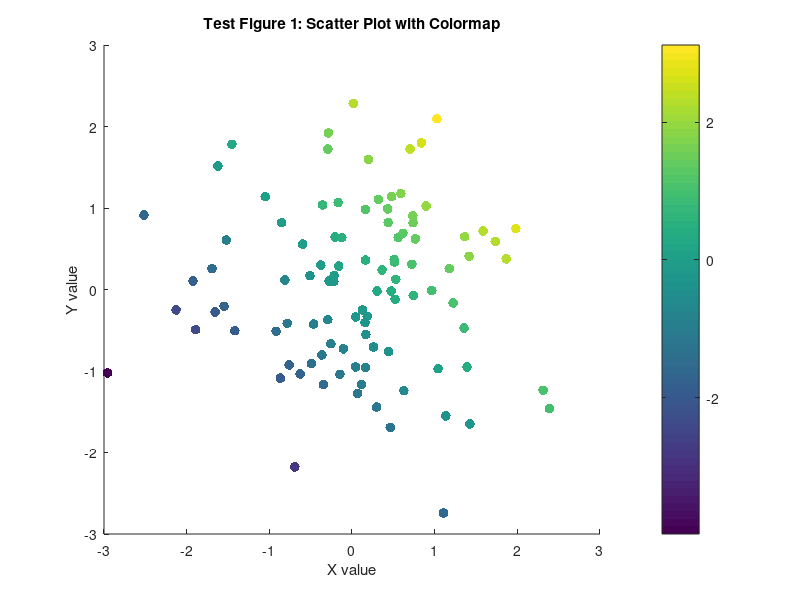
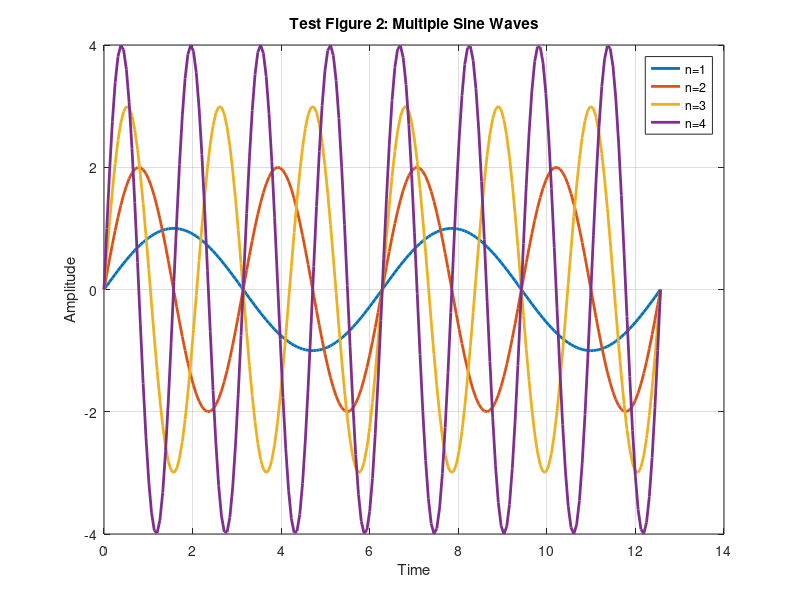
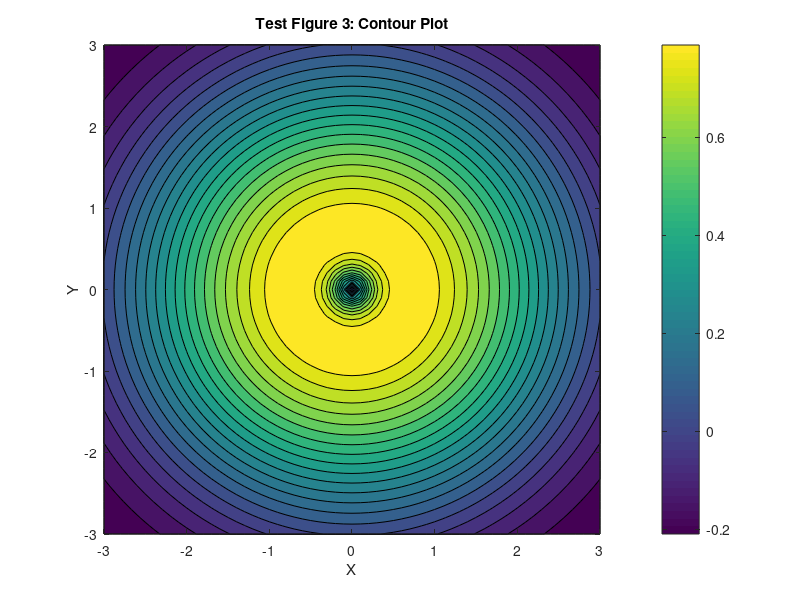

Write MATLAB code to recreate these figures, in order. (Note: this script raises an error after producing the figures.)
%% MANUAL VALIDATION: Test colormap preview button and key features
% Run this to manually inspect the "Show All Colormaps" window

function VALIDATE_ColormapPreview()
    
    disp('====================================');
    disp('MANUAL VALIDATION: Colormap Preview');
    disp('====================================');
    disp(' ');
    
    % Create test figures with different styles
    createSampleScientificFigures();
    pause(1);
    
    % Launch the main UI
    disp('Launching FinalFigureFormatterUI...');
    FinalFigureFormatterUI();
    pause(2);
    disp(' ');
    
    % Get the UI figure
    allFigs = findall(0,'Type','figure');
    uiFig = [];
    for k = 1:numel(allFigs)
        if ~strcmp(allFigs(k).Name,'Test Figure 1') && ~strcmp(allFigs(k).Name,'Test Figure 2') && ~strcmp(allFigs(k).Name,'Test Figure 3')
            uiFig = allFigs(k);
            break;
        end
    end
    
    if isempty(uiFig)
        disp('ERROR: UI figure not found');
        return;
    end
    
    disp('INSTRUCTIONS FOR MANUAL VALIDATION:');
    disp('====================================');
    disp(' ');
    disp('TEST 1: Test "Show All Maps" button');
    disp('  1. In the Appearance panel (middle right),');
    disp('     look for button labeled "Show All Maps"');
    disp('  2. Click "Show All Maps"');
    disp('  3. A NEW WINDOW should open showing ALL colormaps');
    disp('  4. Window should display ~80 colormaps as horizontal bars');
    disp('  5. Each colormap should be clearly visible and labeled');
    disp('  6. Window should be scrollable if contains >40 maps');
    disp(' ');
    
    disp('TEST 2: Test colormap application');
    disp('  1. In Appearance panel, select a colormap (e.g., ''jet'')');
    disp('  2. Select "Spread: wide"');
    disp('  3. Select ''Open figs'' target');
    disp('  4. Click "Apply Appearance"');
    disp('  5. Check sample figures - colormaps should be applied');
    disp(' ');
    
    disp('TEST 3: Test legend/plot reversal');
    disp('  1. Check "Reverse Legend" checkbox');
    disp('  2. Check "Reverse Plot" checkbox');
    disp('  3. Click "Apply Appearance"');
    disp('  4. Check Test Figure 2 - legend order should be reversed');
    disp(' ');
    
    disp('TEST 4: Test SMART Layout');
    disp('  1. In SMART Layout panel (top right),');
    disp('     set Panel X=2, Panel Y=2');
    disp('  2. Click "Apply SMART"');
    disp('  3. Check sample figures - font should auto-scale');
    disp(' ');
    
    disp('TEST 5: Test Typography controls');
    disp('  1. Select font size (e.g., 14)');
    disp('  2. Click "Apply" next to font size');
    disp('  3. All text should resize in figures');
    disp('  4. Select legend size (e.g., 12)');
    disp('  5. Click "Apply" next to legend size');
    disp(' ');
    
    disp('TEST 6: Test folder processing');
    disp('  1. Check "Folder:" radio button');
    disp('  2. Click folder browse button');
    disp('  3. Select a folder with .fig files');
    disp('  4. Select colormap and spread mode');
    disp('  5. Click "Apply Appearance"');
    disp('  6. .fig files should be processed');
    disp(' ');
    
    disp('TEST 7: Test Export formats');
    disp('  1. Click any sample figure to focus it');
    disp('  2. In Save & Export panel, click "PDF"');
    disp('  3. Browse and save');
    disp('  4. Repeat for PNG, JPEG, FIG');
    disp(' ');
    
    disp('VALIDATION CHECKLIST:');
    disp('====================================');
    disp('[ ] "Show All Maps" button opens colormap preview');
    disp('[ ] Colormap preview shows 80+ colormaps as bars');
    disp('[ ] Colormap selection and apply works');
    disp('[ ] Spread modes produce different effects');
    disp('[ ] Legend reversal works correctly');
    disp('[ ] Plot reversal works correctly');
    disp('[ ] SMART layout auto-scales fonts');
    disp('[ ] Typography controls work');
    disp('[ ] Folder processing works for .fig files');
    disp('[ ] Export to PDF works');
    disp('[ ] Export to PNG works');
    disp('[ ] Export to JPEG works');
    disp('[ ] Export to FIGworks');
    disp('[ ] Preferences save/load between sessions');
    disp(' ');
    disp('UI is ready for production validation!');
    disp(' ');
    
end

function createSampleScientificFigures()
    % Create realistic scientific figures for testing
    
    % Figure 1: Scatter plot with colormap
    f1 = figure('Name','Test Figure 1');
    x = randn(100,1);
    y = randn(100,1);
    c = x + y;
    scatter(x, y, 50, c, 'filled');
    colorbar;
    title('Test Figure 1: Scatter Plot with Colormap');
    xlabel('X value');
    ylabel('Y value');
    
    % Figure 2: Multiple lines with legend
    f2 = figure('Name','Test Figure 2');
    t = linspace(0,4*pi,200);
    for n = 1:4
        amp = n;
        freq = n;
        plot(t, amp*sin(freq*t), 'LineWidth',2, 'DisplayName',sprintf('n=%d',n));
        hold on;
    end
    legend('Location','best');
    title('Test Figure 2: Multiple Sine Waves');
    xlabel('Time');
    ylabel('Amplitude');
    grid on;
    
    % Figure 3: Surface/contour plot
    f3 = figure('Name','Test Figure 3');
    [X,Y] = meshgrid(-3:0.1:3, -3:0.1:3);
    Z = sin(sqrt(X.^2+Y.^2)) ./ sqrt(X.^2+Y.^2+0.1);
    contourf(X, Y, Z, 20);
    colorbar;
    title('Test Figure 3: Contour Plot');
    xlabel('X');
    ylabel('Y');
    
end
